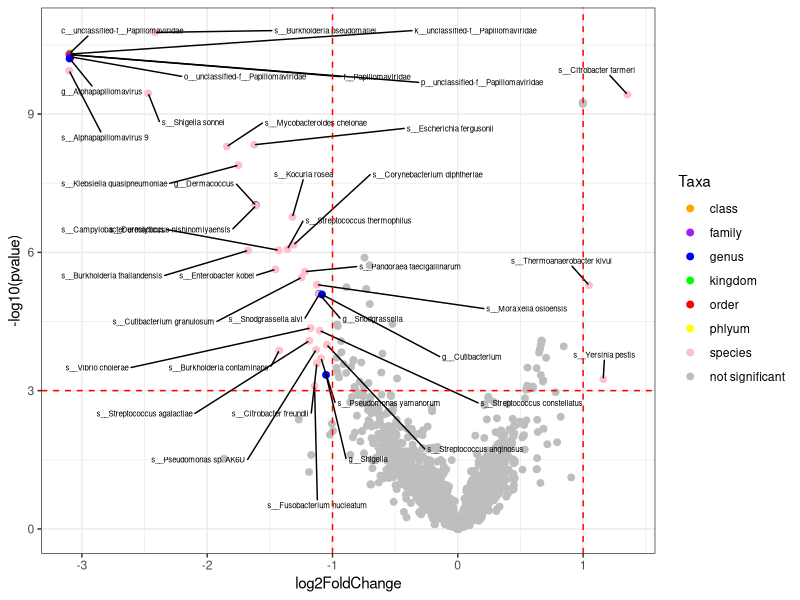
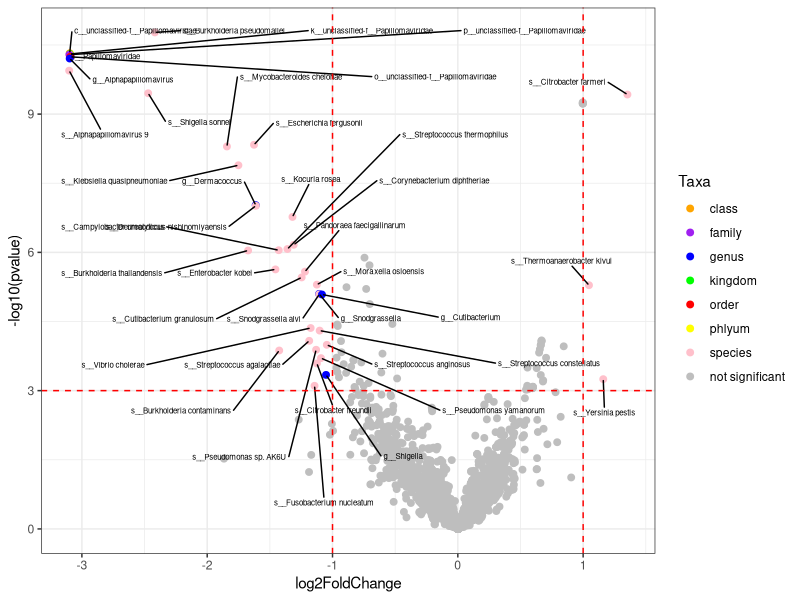

R code for these plots, in order:
## ---- chunk 1
knitr::opts_chunk$set(echo = TRUE)

library(tidyverse)
library(ggplot2)
library(ggrepel)
library(dplyr)
## ---- chunk 2

HPV_deseq.microbes <- read.table("../data/HPV_deseq.microbes.txt", quote = "", sep="\t", header = TRUE) 

## ---- chunk 3
# Volcano Plot

hpv.volc.dat <- HPV_deseq.microbes %>%
  mutate(diffexp = ifelse(log2FoldChange > 1.0 & pvalue < 0.05, yes = "UP",
                   ifelse(log2FoldChange < -1.0 & pvalue < 0.05, yes = "DOWN", no = NA))) %>%
  mutate(diffexp = ifelse(is.na(diffexp), yes = "NO", no = diffexp)) %>%
  mutate(tax_class = ifelse(log2FoldChange > 1.0 & -log10(pvalue) > 3, yes = tax_class,
                     ifelse(log2FoldChange < -1.0 & -log10(pvalue) > 3, yes = tax_class, no = NA))) %>%
  mutate(tax_class = ifelse(is.na(tax_class), yes = "NO", no = tax_class)) 

tax.labels <- hpv.volc.dat %>%
  subset(log2FoldChange < -1.0 | log2FoldChange > 1.0) %>%
  subset(-log10(pvalue) > 3)
  
hpv.volc.dat %>%
  ggplot(aes(x = log2FoldChange, y = -log10(pvalue), col = diffexp)) +
  geom_point(data= hpv.volc.dat, aes(x=log2FoldChange, y=-log10(pvalue), color= tax_class),size=2) +
  geom_text_repel(data = tax.labels, aes(x = log2FoldChange, y = -log10(pvalue), label = Taxonomy),
                  colour = "black", size = 2, fontface= 1, box.padding = 1.0, max.overlaps = Inf) +
  geom_hline(yintercept = 3, color = "red", linetype = 2) +
  geom_vline(xintercept = c(-1.0,1.0), color = "red", linetype = 2) +
  scale_color_manual( breaks = c("class", "family", "genus", "kingdom", "order", "phlyum", "species", "NO"),
                      values = c("orange", "purple", "blue", "green", "red", "yellow", "pink", "grey"),
                      label  = c("class", "family", "genus", "kingdom", "order", "phlyum", "species", "not significant"),
                      name   = "Taxa") +
  theme_bw() 
 

ggsave("../figures/volcano_differentially-expressed-microbes.png", width = 8, height = 8, device = "png")
